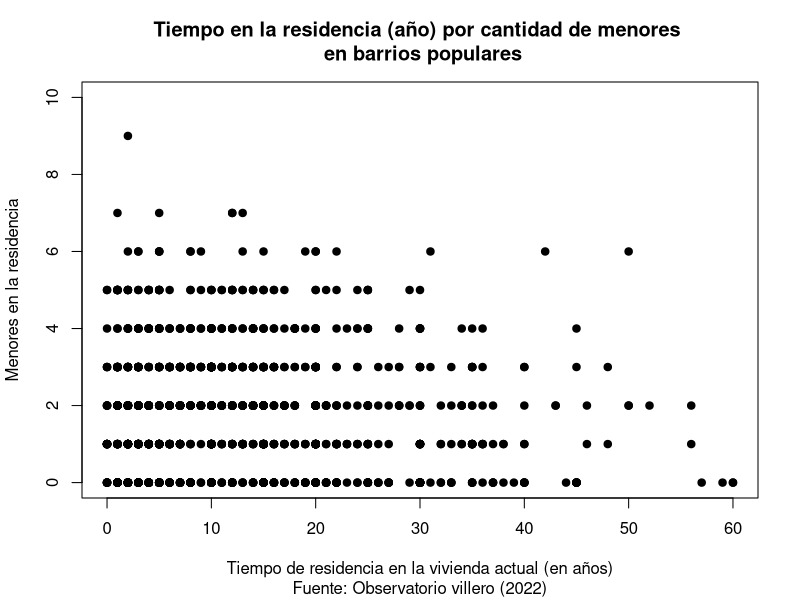

Here is the R script that generated this plot:
install.packages("readxl")
# Alternatively, install just ggplot2:
install.packages("tidyverse")

library(readxl)
library(ggplot2)

# URL
df = read_excel("Datos_LP.xlsx", sheet = "FILTRO");
summary(df);
# N = 4;

plot(df$`Tiempo de residencia en la vivienda actual (en años)`, df$`Menores`,
     main = strsplit(c("Tiempo en la residencia (año) por cantidad de menores \n en barrios populares"), split = ";"),
     xlab = "Tiempo de residencia en la vivienda actual (en años)",
     pch = 19,
     ylab = "Menores en la residencia",
     ylim = c(0,10),
     xlim = c(0, 60),
     xaxp = c(0, 60, 6),
     sub= "Fuente: Observatorio villero (2022)")

